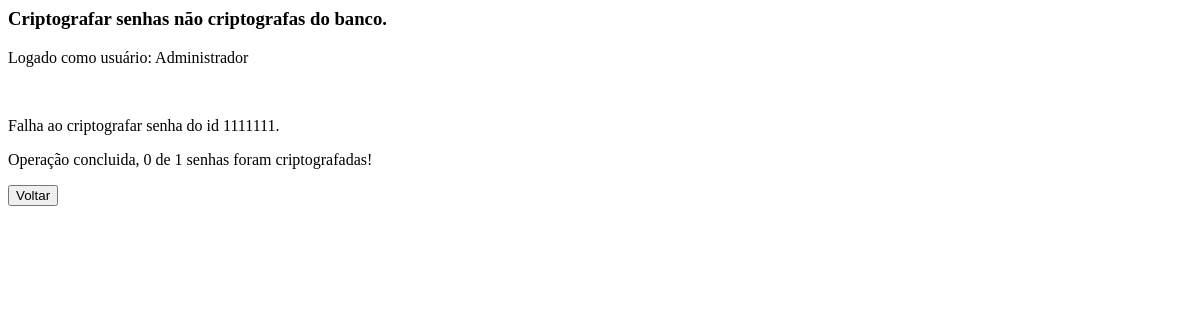
/BackEnd/criptografarSenhasBanco.php?exec (signed in), run on an earlier commit of the app's database.
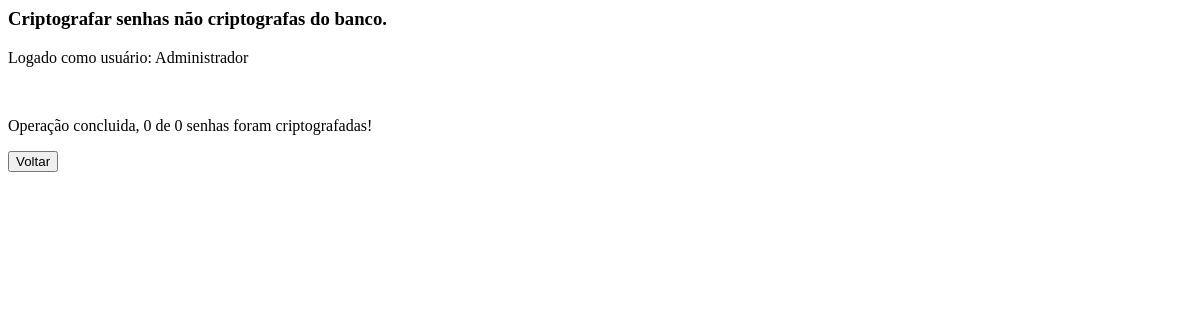
And on a later commit of the database.
### tables this page shows
CREATE TABLE `usuarios` (
  `ra` int(9) NOT NULL,
  `nome` varchar(50) NOT NULL,
  `cpf` varchar(14) NOT NULL,
  `genero` int(1) NOT NULL,
  `dt_NASC` date NOT NULL,
  `email` varchar(50) NOT NULL,
  `senha` varchar(60) NOT NULL,
  `dt_registro` timestamp NOT NULL DEFAULT current_timestamp(),
  `tipo` int(1) NOT NULL
);

### BackEnd/sessao.php (called while the page is built, shortened)
<?php
function getNome()
{
    return $_SESSION[SESSION_USERNAME];
}

### BackEnd/conexao.php (called while the page is built, shortened)
<?php
class Conexao
{
    private $host = "localhost";
    private $port = "3306";
    private $user = "root";
    private $pass = "";
    private $dbName = "escola_db";
    private $pdo = null;
    public function __construct()
    {
        try {
            $this->pdo = new PDO("mysql:dbname=$this->dbName;host=$this->host;port=$this->port", $this->user, $this->pass);
        } catch (Exception $e) {
            $this->errorCode = $e->getCode();
            error_log(date("d-m-Y H:i:s")." - Falha ao conectar com o banco, código: '" . $e->getCode() . "', Erro: '" . $e->getMessage() . "'.\n", 3, "C:\\xampp\PhpSiteEscolaErrorsLog.log");
        }
    }
    public function executar($sql, $fullObject = false, $autoExec = true)
    {
        $stmt = $this->pdo->prepare($sql);
        if($autoExec || !$fullObject)
            $stmt->execute();
        if ($fullObject) {
            return $stmt;
        } else {
            $result = $stmt->fetchAll();
            return $result;
        }
    }
}

### BackEnd/criptografarSenhasBanco.php (the view, shortened to what this page needs)
<?php
    include_once "sessao.php";
    echo "<h3>Criptografar senhas não criptografas do banco.</h3>";
    echo "<p>Logado como usuário: " . getNome() . "</p><br>";
    if(isset($_GET["exec"])){
    include_once "conexao.php";
    $db = new Conexao();
    $result = $db->executar("SELECT ra, senha FROM usuarios WHERE LENGTH(senha) < 60",true);
    $c = 0;
    $t = $result->rowCount();
    $result = $result->fetchAll();
    foreach($result as $l){
        $password = password_hash($l['senha'],PASSWORD_DEFAULT);
        if(password_verify($l['senha'],$password)){
            $db->executar("UPDATE usuarios SET senha='$password' WHERE ra=".$l['ra']);
            echo "<p>Senha de id ".$l['ra']." foi criptografada com sucesso."."</p>";
            $c++;
        }else{
             echo "<p>Falha ao criptografar senha do id ".$l['ra']."."."</p>";
        }
    }
    echo "<p>Operação concluida, $c de $t senhas foram criptografadas!</p>";
}
?>
<Html>
    <body>
        <?php
            if(!isset($_GET["exec"])){
        ?>
            <a href="../Login/pagLogin.php"><button>Voltar</button></a>
        <?php
            }else{
        ?>
            <a href="criptografarSenhasBanco.php"><button>Voltar</button></a>
        <?php
            }
        ?>
    </body>
</Html>

What changed in the data, as far as the page shows it:
no longer on this page (row edited): usuarios: ra "1111111"
Also different on the page:
$t: "1" → "0"
